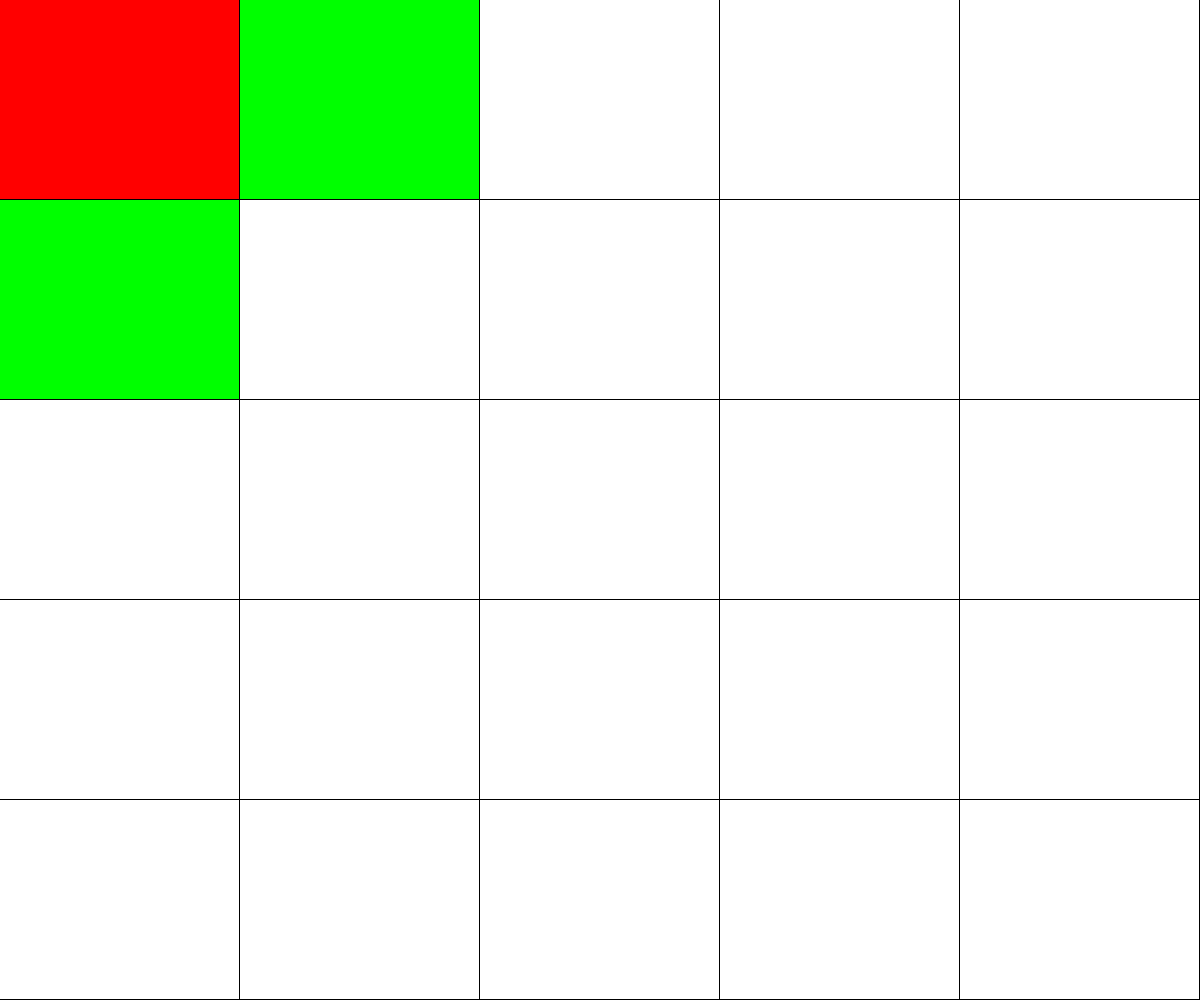
Frame 1 (no input)
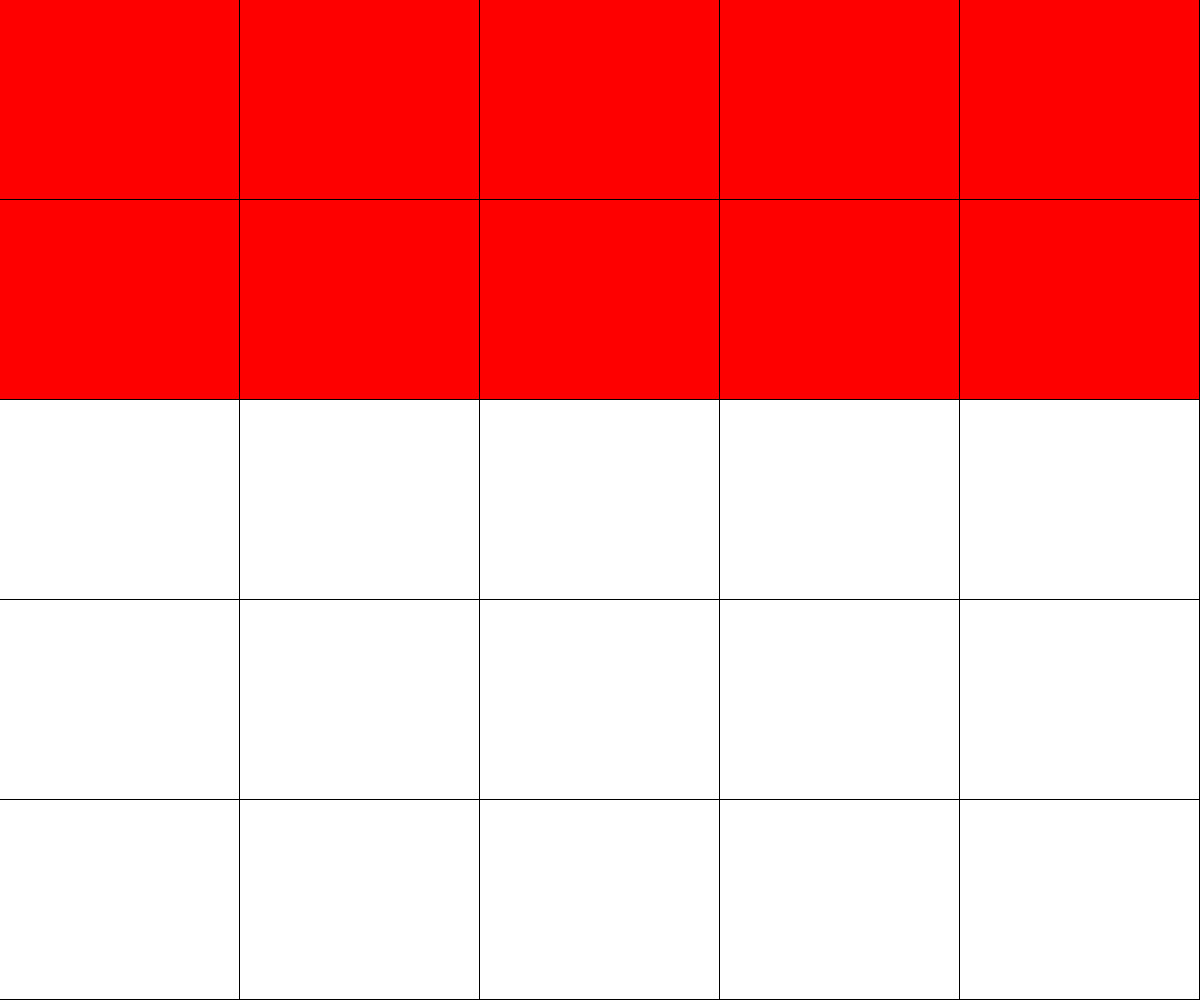
Frame 60 (no input)
Frame 120 (the mouse pressed at the canvas centre since frame 60): identical to frame 60, image omitted

The p5.js sketch that drew these frames (run headless with seeded random() and noise() and a simulated clock; from frame 60 on, the mouse is pressed at the canvas centre):

// p5.js sketch
// ── sketch.js
const cols = 5;
const rows = 5;
const grid = new Array(cols);

const openSet = []
const closedSet = []
let start
let end

let w
let h
function setup() {
    createCanvas(windowWidth, windowHeight);
    //making matrix
	w = width/cols
	h = height/rows
    for (let i = 0; i < cols; i++) {
        grid[i] = new Array(rows);
    }

    for (let i = 0; i < cols; i++) {
        for (let j = 0; j < rows; j++) {
			grid[i][j] = new Spot(i,j)

		}
    }
	for (let i = 0; i < cols; i++) {
        for (let j = 0; j < rows; j++) {
			grid[i][j].addNeighbors(grid)
			
		}
    }

	start = grid[0][0]
	end = grid[cols-1][rows-1]

	openSet.push(start)

}
const removeFromArray= (set, current)=>{
	for(let i = set.length-1; i >=0 ; i--){
		if(set[i]==current){
			set.splice(i,1)
		}
	}
}

function draw() {
	if(openSet.length > 0){
		let winner = 0
		for(let i = 0; i < openSet.length; i++){
			if(openSet[i].f < openSet[winner].f){
				winner = i
			}
		}
		let current = openSet[winner]
		if(current == end){
			console.log('Done')
		}
		removeFromArray(openSet, current)
		closedSet.push(current)
		
		let neighbors = current.neighbors
		for(let i = 0; i < neighbors.length; i++){
			let neighbor = neighbors[i]
			if(!closedSet.includes(neighbor)){
				let tempG = current.g + 1
				if(openSet.includes(neighbor)){
					if(tempG < neighbor.g){
						neighbor.g = tempG
					}
				}else{
					neighbor.g = tempG
					openSet.push(neighbor)
				}
			}
		}
		//keep going
	}else{
		//no solution
	}
    // put drawing code here

	background(0)
	for (let i = 0; i < cols; i++) {
        for (let j = 0; j < rows; j++) {
			grid[i][j].show(color(255))
		}
    }

	for(let i = 0; i< closedSet.length; i++){
		closedSet[i].show(color(255,0,0))
	}

	for(let i = 0; i< openSet.length; i++){
		openSet[i].show(color(0,255,0))
	}
	// console.log(grid)
}

// ── Spot.js
class Spot {
    constructor(i, j) {
        this.i = i;
        this.j = j;
        this.f = 0;
        this.g = 0;
        this.h = 0;
        this.neighbors = [];
    }

    show(clr) {
        fill(clr);
        // stroke(120);
        noStroke();
        rect(this.i * w, this.j * h, w - 1, h - 1);
    }

    addNeighbors(grid) {
        let i = this.i;
        let j = this.j;
        if (i < cols - 1) {
            this.neighbors.push(grid[i + 1][j]);
        }
        if (i > 0) {
            this.neighbors.push(grid[i - 1][j]);
        }
        if (j < rows - 1) {
            this.neighbors.push(grid[(i, j)][1]);
        }
        if (j > 0) {
            this.neighbors.push(grid[(i, j)][1]);
        }
    }
}
